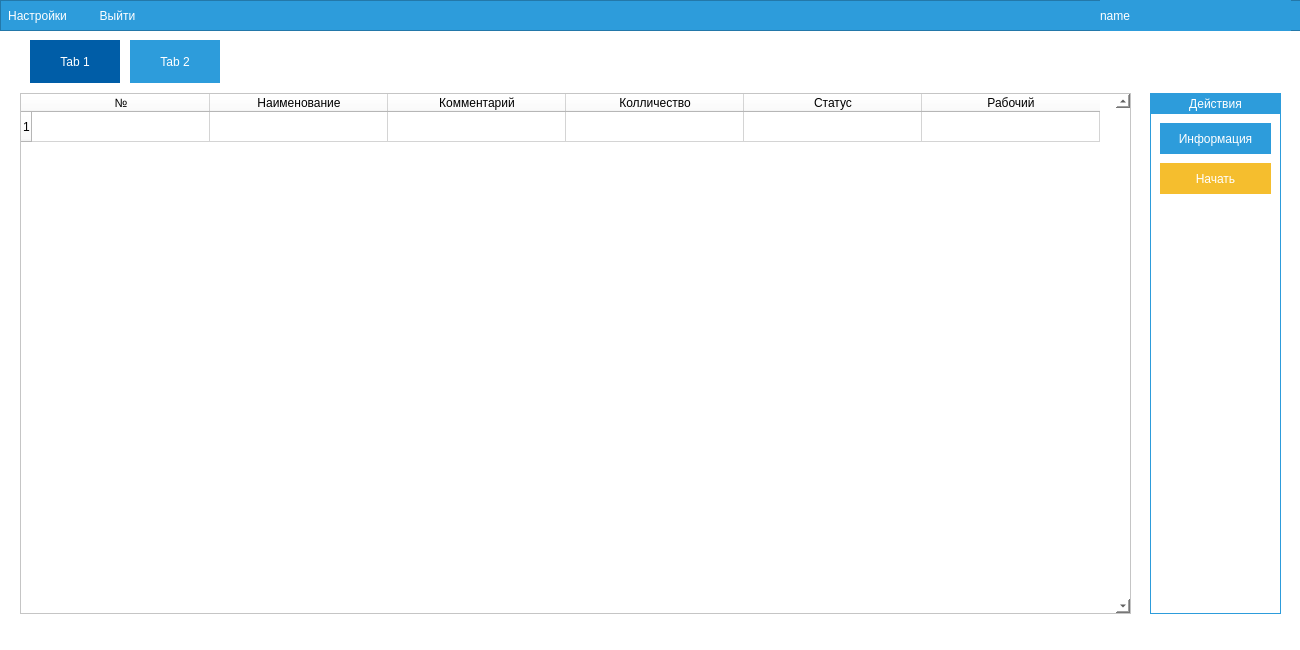
<?xml version="1.0" encoding="UTF-8"?>
<ui version="4.0">
 <class>MainWindow</class>
 <widget class="QMainWindow" name="MainWindow">
  <property name="geometry">
   <rect>
    <x>0</x>
    <y>0</y>
    <width>1300</width>
    <height>650</height>
   </rect>
  </property>
  <property name="minimumSize">
   <size>
    <width>1300</width>
    <height>650</height>
   </size>
  </property>
  <property name="maximumSize">
   <size>
    <width>1300</width>
    <height>650</height>
   </size>
  </property>
  <property name="font">
   <font>
    <family>Arial</family>
   </font>
  </property>
  <property name="windowTitle">
   <string>Orders</string>
  </property>
  <property name="windowIcon">
   <iconset>
    <normaloff>images/ico/pizza.ico</normaloff>images/ico/pizza.ico</iconset>
  </property>
  <property name="styleSheet">
   <string notr="true">background: #fff;</string>
  </property>
  <widget class="QWidget" name="centralwidget">
   <widget class="QFrame" name="frame_3">
    <property name="geometry">
     <rect>
      <x>0</x>
      <y>0</y>
      <width>1301</width>
      <height>31</height>
     </rect>
    </property>
    <property name="styleSheet">
     <string notr="true">background: #2D9CDB;</string>
    </property>
    <property name="frameShape">
     <enum>QFrame::StyledPanel</enum>
    </property>
    <property name="frameShadow">
     <enum>QFrame::Raised</enum>
    </property>
    <widget class="QPushButton" name="setButton">
     <property name="geometry">
      <rect>
       <x>0</x>
       <y>0</y>
       <width>75</width>
       <height>31</height>
      </rect>
     </property>
     <property name="font">
      <font>
       <family>Arial</family>
      </font>
     </property>
     <property name="styleSheet">
      <string notr="true">QPushButton{
background: none;
color: #fff;
border:none;
}
QPushButton:hover{
background:#e6f3ff;
color: #000;
}
</string>
     </property>
     <property name="text">
      <string>Настройки</string>
     </property>
    </widget>
    <widget class="QPushButton" name="exitButton">
     <property name="geometry">
      <rect>
       <x>80</x>
       <y>0</y>
       <width>75</width>
       <height>31</height>
      </rect>
     </property>
     <property name="font">
      <font>
       <family>Arial</family>
      </font>
     </property>
     <property name="styleSheet">
      <string notr="true">QPushButton{
background: none;
color: #fff;
border:none;
}
QPushButton:hover{
background:#e6f3ff;
color: #000;
}
</string>
     </property>
     <property name="text">
      <string>Выйти</string>
     </property>
    </widget>
    <widget class="QLabel" name="nameLabel">
     <property name="geometry">
      <rect>
       <x>1100</x>
       <y>0</y>
       <width>191</width>
       <height>31</height>
      </rect>
     </property>
     <property name="font">
      <font>
       <family>Arial</family>
      </font>
     </property>
     <property name="styleSheet">
      <string notr="true">color: #fff</string>
     </property>
     <property name="text">
      <string>name</string>
     </property>
    </widget>
   </widget>
   <widget class="QTabWidget" name="tabWidget">
    <property name="geometry">
     <rect>
      <x>20</x>
      <y>40</y>
      <width>1267</width>
      <height>581</height>
     </rect>
    </property>
    <property name="font">
     <font>
      <family>Arial</family>
     </font>
    </property>
    <property name="styleSheet">
     <string notr="true">QTabWidget::pane {
    border: none;
    background: white;
}
QTabBar::tab {
    border: none;
	color: #fff
}

QTabBar::tab:selected {
    background: #005da7;
}

QTabBar::tab:!selected {
    background: #2D9CDB;
}

QTabBar::tab:!selected:hover {
    background: #005da7;
}


QTabBar::tab:top, QTabBar::tab:bottom {
    padding: 15px 30px 14px 30px;
	margin: 0px 0px 10px 10px;
}


QTabBar::tab:top:last, QTabBar::tab:bottom:last,
QTabBar::tab:top:only-one, QTabBar::tab:bottom:only-one {
    margin-right: 0;
}

QTabBar::tab:left:!selected {
    margin-right: 3px;
}

QTabBar::tab:right:!selected {
    margin-left: 3px;
}

QTabBar::tab:left, QTabBar::tab:right {
	padding: 10px 5px 10px 5px;
}


QTabBar::tab:left:last, QTabBar::tab:right:last,
QTabBar::tab:left:only-one, QTabBar::tab:right:only-one {
    margin-bottom: 0;
}</string>
    </property>
    <property name="currentIndex">
     <number>0</number>
    </property>
    <widget class="QWidget" name="tab">
     <attribute name="title">
      <string>Tab 1</string>
     </attribute>
     <widget class="QTableWidget" name="tableWidget">
      <property name="geometry">
       <rect>
        <x>0</x>
        <y>0</y>
        <width>1111</width>
        <height>521</height>
       </rect>
      </property>
      <property name="font">
       <font>
        <family>Arial</family>
       </font>
      </property>
      <property name="styleSheet">
       <string notr="true">QTableWidget{
	background-color: #fff;
	border: none
}

QHeaderView::section{
	background-color: #2D9CDB;
 	border: none;
	height: 40px;
	padding-left: 10px;
	color: #fff;
}
QTableWidget::section{
	background-color: #2D9CDB
}
border-style: none
background-color: #fff;</string>
      </property>
      <property name="frameShape">
       <enum>QFrame::StyledPanel</enum>
      </property>
      <property name="frameShadow">
       <enum>QFrame::Plain</enum>
      </property>
      <property name="verticalScrollBarPolicy">
       <enum>Qt::ScrollBarAlwaysOn</enum>
      </property>
      <property name="horizontalScrollBarPolicy">
       <enum>Qt::ScrollBarAsNeeded</enum>
      </property>
      <property name="sizeAdjustPolicy">
       <enum>QAbstractScrollArea::AdjustIgnored</enum>
      </property>
      <property name="editTriggers">
       <set>QAbstractItemView::NoEditTriggers</set>
      </property>
      <property name="defaultDropAction">
       <enum>Qt::MoveAction</enum>
      </property>
      <property name="selectionMode">
       <enum>QAbstractItemView::SingleSelection</enum>
      </property>
      <property name="selectionBehavior">
       <enum>QAbstractItemView::SelectRows</enum>
      </property>
      <property name="textElideMode">
       <enum>Qt::ElideRight</enum>
      </property>
      <property name="verticalScrollMode">
       <enum>QAbstractItemView::ScrollPerPixel</enum>
      </property>
      <property name="horizontalScrollMode">
       <enum>QAbstractItemView::ScrollPerPixel</enum>
      </property>
      <property name="showGrid">
       <bool>true</bool>
      </property>
      <property name="gridStyle">
       <enum>Qt::SolidLine</enum>
      </property>
      <property name="sortingEnabled">
       <bool>true</bool>
      </property>
      <property name="wordWrap">
       <bool>true</bool>
      </property>
      <property name="cornerButtonEnabled">
       <bool>true</bool>
      </property>
      <property name="rowCount">
       <number>1</number>
      </property>
      <property name="columnCount">
       <number>6</number>
      </property>
      <attribute name="horizontalHeaderVisible">
       <bool>true</bool>
      </attribute>
      <attribute name="horizontalHeaderCascadingSectionResizes">
       <bool>false</bool>
      </attribute>
      <attribute name="horizontalHeaderDefaultSectionSize">
       <number>178</number>
      </attribute>
      <attribute name="verticalHeaderShowSortIndicator" stdset="0">
       <bool>false</bool>
      </attribute>
      <attribute name="verticalHeaderStretchLastSection">
       <bool>false</bool>
      </attribute>
      <row>
       <property name="text">
        <string>1</string>
       </property>
       <property name="textAlignment">
        <set>AlignLeading|AlignVCenter</set>
       </property>
      </row>
      <column>
       <property name="text">
        <string>№</string>
       </property>
      </column>
      <column>
       <property name="text">
        <string>Наименование</string>
       </property>
      </column>
      <column>
       <property name="text">
        <string>Комментарий</string>
       </property>
      </column>
      <column>
       <property name="text">
        <string>Колличество</string>
       </property>
      </column>
      <column>
       <property name="text">
        <string>Статус</string>
       </property>
      </column>
      <column>
       <property name="text">
        <string>Рабочий</string>
       </property>
      </column>
      <item row="0" column="4">
       <property name="text">
        <string/>
       </property>
       <property name="textAlignment">
        <set>AlignCenter</set>
       </property>
      </item>
     </widget>
     <widget class="QFrame" name="frame_2">
      <property name="geometry">
       <rect>
        <x>1130</x>
        <y>0</y>
        <width>131</width>
        <height>521</height>
       </rect>
      </property>
      <property name="styleSheet">
       <string notr="true">background: #fff;
border: 1px solid #2D9CDB;
box-sizing: border-box;</string>
      </property>
      <property name="frameShape">
       <enum>QFrame::StyledPanel</enum>
      </property>
      <property name="frameShadow">
       <enum>QFrame::Raised</enum>
      </property>
      <widget class="QLabel" name="doLabel">
       <property name="geometry">
        <rect>
         <x>0</x>
         <y>0</y>
         <width>131</width>
         <height>21</height>
        </rect>
       </property>
       <property name="font">
        <font>
         <family>Arial</family>
         <weight>50</weight>
         <italic>false</italic>
         <bold>false</bold>
        </font>
       </property>
       <property name="styleSheet">
        <string notr="true">background:#2D9CDB;
color: #fff;
</string>
       </property>
       <property name="text">
        <string>Действия</string>
       </property>
       <property name="textFormat">
        <enum>Qt::MarkdownText</enum>
       </property>
       <property name="alignment">
        <set>Qt::AlignCenter</set>
       </property>
      </widget>
      <widget class="QPushButton" name="startButton">
       <property name="geometry">
        <rect>
         <x>10</x>
         <y>70</y>
         <width>111</width>
         <height>31</height>
        </rect>
       </property>
       <property name="font">
        <font>
         <family>Arial</family>
        </font>
       </property>
       <property name="styleSheet">
        <string notr="true">QPushButton{
background: #F5BE2E;
border:none;
line-height: 14px;
color: #fff;}
QPushButton:hover{
background: #F5CE32;
}
QPushButton:pressed{
background:  #F5BE2E;
}</string>
       </property>
       <property name="text">
        <string>Начать</string>
       </property>
      </widget>
      <widget class="QPushButton" name="infoButton">
       <property name="geometry">
        <rect>
         <x>10</x>
         <y>30</y>
         <width>111</width>
         <height>31</height>
        </rect>
       </property>
       <property name="font">
        <font>
         <family>Arial</family>
        </font>
       </property>
       <property name="styleSheet">
        <string notr="true">QPushButton{
background: #2D9CDB;
border:none;
color: #fff;}
QPushButton:hover{
background: #005da7;
}
QPushButton:pressed{
background:  #2D9CDB;
}</string>
       </property>
       <property name="text">
        <string>Информация</string>
       </property>
      </widget>
     </widget>
    </widget>
    <widget class="QWidget" name="tab_2">
     <property name="styleSheet">
      <string notr="true">background: #fff;</string>
     </property>
     <attribute name="title">
      <string>Tab 2</string>
     </attribute>
     <widget class="QTableWidget" name="tableWidgetOrders">
      <property name="geometry">
       <rect>
        <x>0</x>
        <y>0</y>
        <width>1111</width>
        <height>521</height>
       </rect>
      </property>
      <property name="minimumSize">
       <size>
        <width>1111</width>
        <height>0</height>
       </size>
      </property>
      <property name="maximumSize">
       <size>
        <width>1111</width>
        <height>521</height>
       </size>
      </property>
      <property name="font">
       <font>
        <family>Arial</family>
       </font>
      </property>
      <property name="styleSheet">
       <string notr="true">QTableWidget{
	background-color: #fff;
	border: none
}

QHeaderView::section{
	background-color: #2D9CDB;
 	border: none;
	height: 40px;
	padding-left: 10px;
	color: #fff;
}
QTableWidget::section{
	background-color: #2D9CDB
}
border-style: none
background-color: #fff;</string>
      </property>
      <property name="frameShape">
       <enum>QFrame::StyledPanel</enum>
      </property>
      <property name="frameShadow">
       <enum>QFrame::Plain</enum>
      </property>
      <property name="verticalScrollBarPolicy">
       <enum>Qt::ScrollBarAlwaysOn</enum>
      </property>
      <property name="horizontalScrollBarPolicy">
       <enum>Qt::ScrollBarAlwaysOff</enum>
      </property>
      <property name="sizeAdjustPolicy">
       <enum>QAbstractScrollArea::AdjustIgnored</enum>
      </property>
      <property name="editTriggers">
       <set>QAbstractItemView::NoEditTriggers</set>
      </property>
      <property name="tabKeyNavigation">
       <bool>false</bool>
      </property>
      <property name="showDropIndicator" stdset="0">
       <bool>false</bool>
      </property>
      <property name="dragDropOverwriteMode">
       <bool>false</bool>
      </property>
      <property name="defaultDropAction">
       <enum>Qt::MoveAction</enum>
      </property>
      <property name="selectionMode">
       <enum>QAbstractItemView::SingleSelection</enum>
      </property>
      <property name="selectionBehavior">
       <enum>QAbstractItemView::SelectRows</enum>
      </property>
      <property name="textElideMode">
       <enum>Qt::ElideRight</enum>
      </property>
      <property name="verticalScrollMode">
       <enum>QAbstractItemView::ScrollPerPixel</enum>
      </property>
      <property name="horizontalScrollMode">
       <enum>QAbstractItemView::ScrollPerPixel</enum>
      </property>
      <property name="showGrid">
       <bool>true</bool>
      </property>
      <property name="gridStyle">
       <enum>Qt::SolidLine</enum>
      </property>
      <property name="sortingEnabled">
       <bool>true</bool>
      </property>
      <property name="wordWrap">
       <bool>true</bool>
      </property>
      <property name="cornerButtonEnabled">
       <bool>true</bool>
      </property>
      <property name="rowCount">
       <number>1</number>
      </property>
      <property name="columnCount">
       <number>5</number>
      </property>
      <attribute name="horizontalHeaderDefaultSectionSize">
       <number>213</number>
      </attribute>
      <attribute name="horizontalHeaderHighlightSections">
       <bool>true</bool>
      </attribute>
      <row/>
      <column>
       <property name="text">
        <string>№</string>
       </property>
      </column>
      <column>
       <property name="text">
        <string>Наименование</string>
       </property>
      </column>
      <column>
       <property name="text">
        <string>Комментарий</string>
       </property>
      </column>
      <column>
       <property name="text">
        <string>Колличество</string>
       </property>
      </column>
      <column>
       <property name="text">
        <string>Статус</string>
       </property>
      </column>
     </widget>
     <widget class="QFrame" name="frame_4">
      <property name="geometry">
       <rect>
        <x>1130</x>
        <y>0</y>
        <width>131</width>
        <height>521</height>
       </rect>
      </property>
      <property name="styleSheet">
       <string notr="true">background: #fff;
border: 1px solid #2D9CDB;
box-sizing: border-box;</string>
      </property>
      <property name="frameShape">
       <enum>QFrame::StyledPanel</enum>
      </property>
      <property name="frameShadow">
       <enum>QFrame::Raised</enum>
      </property>
      <widget class="QPushButton" name="infoButton2">
       <property name="geometry">
        <rect>
         <x>10</x>
         <y>30</y>
         <width>111</width>
         <height>31</height>
        </rect>
       </property>
       <property name="font">
        <font>
         <family>Arial</family>
        </font>
       </property>
       <property name="styleSheet">
        <string notr="true">QPushButton{
background: #2D9CDB;
border:none;
line-height: 14px;
color: #fff;}
QPushButton:hover{
background: #005da7;
}
QPushButton:pressed{
background:  #2D9CDB;
}</string>
       </property>
       <property name="text">
        <string>Информация</string>
       </property>
      </widget>
      <widget class="QPushButton" name="completeButton">
       <property name="geometry">
        <rect>
         <x>10</x>
         <y>70</y>
         <width>111</width>
         <height>31</height>
        </rect>
       </property>
       <property name="font">
        <font>
         <family>Arial</family>
        </font>
       </property>
       <property name="styleSheet">
        <string notr="true">QPushButton{
background: #5DAB96;
border:none;
line-height: 14px;
color: #fff;}
QPushButton:hover{
background: #3BAD8C;
}
QPushButton:pressed{
background:  #5DAB96;
}</string>
       </property>
       <property name="text">
        <string>Выполнить</string>
       </property>
      </widget>
      <widget class="QLabel" name="doLabel_2">
       <property name="geometry">
        <rect>
         <x>0</x>
         <y>0</y>
         <width>131</width>
         <height>21</height>
        </rect>
       </property>
       <property name="font">
        <font>
         <family>Arial</family>
         <weight>50</weight>
         <italic>false</italic>
         <bold>false</bold>
        </font>
       </property>
       <property name="styleSheet">
        <string notr="true">background:#2D9CDB;
color: #fff;
</string>
       </property>
       <property name="text">
        <string>Действия</string>
       </property>
       <property name="textFormat">
        <enum>Qt::MarkdownText</enum>
       </property>
       <property name="alignment">
        <set>Qt::AlignCenter</set>
       </property>
      </widget>
     </widget>
    </widget>
   </widget>
  </widget>
  <widget class="QStatusBar" name="statusbar"/>
 </widget>
 <resources/>
 <connections/>
</ui>
